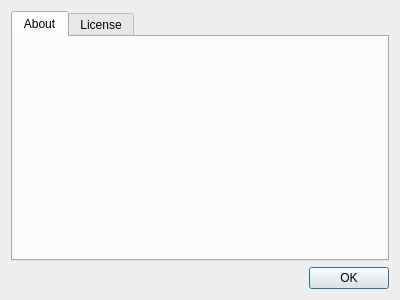
<?xml version="1.0" encoding="UTF-8"?>
<ui version="4.0">
 <class>HelpDialog</class>
 <widget class="QDialog" name="HelpDialog">
  <property name="geometry">
   <rect>
    <x>0</x>
    <y>0</y>
    <width>400</width>
    <height>300</height>
   </rect>
  </property>
  <property name="windowTitle">
   <string>Dialog</string>
  </property>
  <layout class="QGridLayout" name="gridLayout">
   <item row="0" column="0">
    <layout class="QVBoxLayout" name="verticalLayout">
     <item>
      <widget class="QTabWidget" name="tabWidget">
       <property name="currentIndex">
        <number>0</number>
       </property>
       <widget class="QWidget" name="tab_1">
        <attribute name="title">
         <string>About</string>
        </attribute>
       </widget>
       <widget class="QWidget" name="tab_2">
        <attribute name="title">
         <string>License</string>
        </attribute>
       </widget>
      </widget>
     </item>
     <item>
      <widget class="QDialogButtonBox" name="buttonBox">
       <property name="orientation">
        <enum>Qt::Horizontal</enum>
       </property>
       <property name="standardButtons">
        <set>QDialogButtonBox::Ok</set>
       </property>
      </widget>
     </item>
    </layout>
   </item>
  </layout>
 </widget>
 <resources/>
 <connections>
  <connection>
   <sender>buttonBox</sender>
   <signal>accepted()</signal>
   <receiver>HelpDialog</receiver>
   <slot>accept()</slot>
   <hints>
    <hint type="sourcelabel">
     <x>248</x>
     <y>254</y>
    </hint>
    <hint type="destinationlabel">
     <x>157</x>
     <y>274</y>
    </hint>
   </hints>
  </connection>
  <connection>
   <sender>buttonBox</sender>
   <signal>rejected()</signal>
   <receiver>HelpDialog</receiver>
   <slot>reject()</slot>
   <hints>
    <hint type="sourcelabel">
     <x>316</x>
     <y>260</y>
    </hint>
    <hint type="destinationlabel">
     <x>286</x>
     <y>274</y>
    </hint>
   </hints>
  </connection>
 </connections>
</ui>
